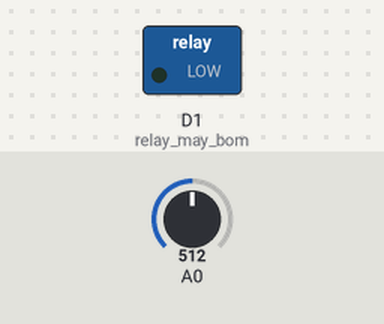
Bench run of a sketch on a simulated ESP8266 (NodeMCU). Parts: switched loads named in the sketch (green lamp = pin HIGH). Inputs (shaded band) come from the test bench; at power-on: A0 = 512. WiFi joins after 1.5 s; servers stay silent unless stated; the Firebase database answers and starts empty; what the sketch prints to the serial monitor is not drawn.

Above: at 0.1 s.
At 2.2 s:
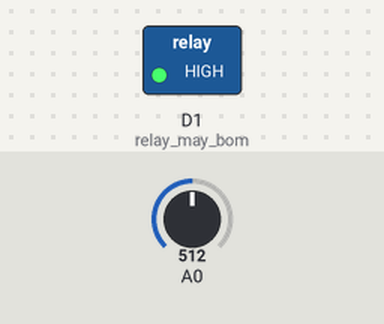
Timing chart, 0 to 3.7 s (numbered marks = the images above):
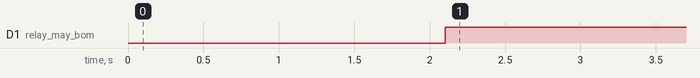

The sketch:

giam_sat_nuoi_thuy_san.ino
```cpp
#include <ESP8266WiFi.h>
#include <Firebase_ESP_Client.h>

#define WIFI_SSID "OpenSpace_6.3"
#define WIFI_PASSWORD "1041050127"

#define FIREBASE_HOST "ho-thuy-san-database-default-rtdb.asia-southeast1.firebasedatabase.app"

#define API_KEY "AIzaSyAPKItADUgY3W072l8pFUnJ2YMM-r0bZ3U"

#define USER_EMAIL "test_mode@gmail.com"
#define USER_PASSWORD "xxxxxxxxx"

#define do_duc_nuoc_sensor_pin   0
#define nhiet_do_nuoc_sensor_pin 1
#define do_man_nuoc_sensor_pin   2
#define relay_may_bom   		 D1

FirebaseData fbdo;
FirebaseAuth auth;
FirebaseConfig config;

int do_duc_nuoc_value, nhiet_do_nuoc_value, do_man_nuoc_value;
int percent = 0;
String may_bom = "0";

void setup(){
	Serial.begin(115200);   // Initiate a serial communication

	Serial.println("__Giam Sat Ho Nuoi Thuy San__");

	pinMode(relay_may_bom, OUTPUT);

	WiFi.begin(WIFI_SSID, WIFI_PASSWORD);
	Serial.print("Connecting to Wi-Fi");
	while (WiFi.status() != WL_CONNECTED)
	{
		Serial.print(".");
		delay(300);
	}
	Serial.println();
	Serial.print("Connected with IP: ");
	Serial.println(WiFi.localIP());
	Serial.println();

	config.host = FIREBASE_HOST;
	config.api_key = API_KEY;

	Firebase.reconnectWiFi(true);

	auth.user.email = USER_EMAIL;
	auth.user.password = USER_PASSWORD;

	Firebase.reconnectWiFi(true);

	Firebase.begin(&config, &auth);
}
void loop() {
  // đọc cảm 3 cảm biến
	do_duc_nuoc_value = analogRead(do_duc_nuoc_sensor_pin);
	percent = map(do_duc_nuoc_value, 200, 900, 100, 0);

	nhiet_do_nuoc_value = analogRead(nhiet_do_nuoc_sensor_pin);
	do_man_nuoc_value = analogRead(do_man_nuoc_sensor_pin);

  // gửi dữ liệu lên firebase
	Firebase.RTDB.setString(&fbdo, "gia tri do duc nuoc", String(percent));
	Firebase.RTDB.setString(&fbdo, "gia tri nhiet do nuoc", String(nhiet_do_nuoc_value));
	Firebase.RTDB.setString(&fbdo, "gia tri do man nuoc", String(do_man_nuoc_value));

  // nhận lệnh điều khiển máy bơm từ firebase
  may_bom = Firebase.RTDB.getString(&fbdo, "May Bom");
  digitalWrite(relay_may_bom, may_bom.toInt());

	// digitalWrite(LED, !digitalRead(LED));
	delay(200);
}
```

Measured:
- by itself, D1 (relay_may_bom): LOW → HIGH at 2.1 s
